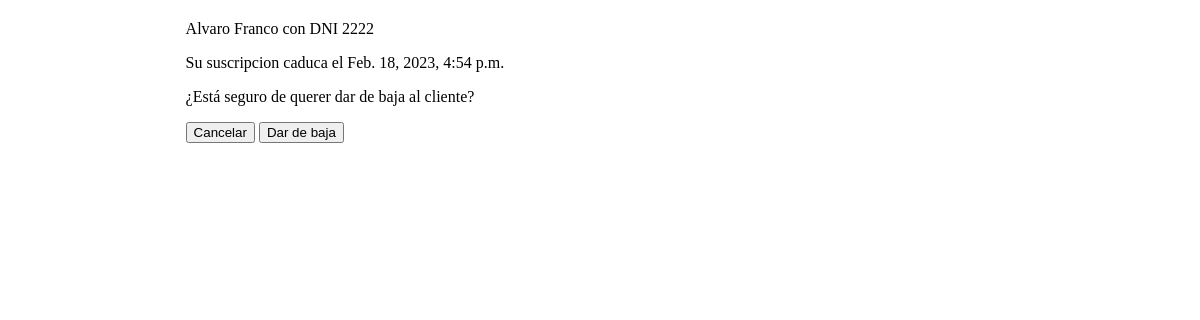
The page /administrator/abonados/aviso/234F on the database its author committed.
### parkingapp/models.py (models this page shows)
class Cliente(models.Model):
    class tipoChoices(models.TextChoices):
        TURISMO = 'TU', _('Turismo')
        MOTOCICLETA = 'MO', _('Motocicleta')
        MOVILIDADREDUCIDA = 'MR', _('Movilidad reducida')
    matricula = models.TextField(primary_key=True)
    tipo =  models.CharField(max_length=2, choices=tipoChoices.choices)

class Abonado(Cliente):
    dni = models.CharField(max_length=9)
    nombre = models.CharField(max_length=255)
    apellidos = models.CharField(max_length=255)
    email = models.EmailField()
    tarjeta = models.CharField(max_length=255)
    fechaSuscripcion = models.DateTimeField()
    fechaCancelacion = models.DateTimeField()
    activo = models.BooleanField()
    pin = models.IntegerField()
    plaza = models.ForeignKey(Plaza, on_delete=models.PROTECT)
    tipoAbono = models.ForeignKey(TipoAbono, on_delete=models.PROTECT)

### parkingapp/views.py (the view)
# urls.py: path('administrator/abonados/aviso/<slug:matricula>', views.avisoBaja, name='abonados-aviso'),
def avisoBaja(request, matricula):
    abonado = Abonado.objects.get(pk=matricula)
    template = loader.get_template('admin/baja.html')
    context = {
        'abonado': abonado
    }
    return HttpResponse(template.render(context))

### parkingapp/templates/admin/baja.html (shortened to what this page needs)
<!DOCTYPE html>
<html lang="en">
<head>
    {% load static %}
    <link rel="stylesheet" href="{% static '/styles.css' %}">
</head>
<body>
    <div class="container">
        <p>{{abonado.nombre}} {{abonado.apellidos}} con DNI {{abonado.dni}}</p>
        <p>Su suscripcion caduca el {{abonado.fechaCancelacion}}</p>
        <p>¿Está seguro de querer dar de baja al cliente?</p>
        <button onclick="window.location.href='/administrator/abonados';">
            Cancelar
        </button>
        <button onclick="window.location.href='/administrator/baja/{{abonado.matricula}}';">
            Dar de baja
        </button>
    </div>
</body>
</html>

### parkingapp/static/styles.css (style rules this page uses)
.container { width: 70%; margin: auto; margin-top: 20px; }

### rows shown on the page
Abonado: nombre "Alvaro", apellidos "Franco", dni "2222", fechaCancelacion "Feb. 18, 2023, 4:54 p.m."
